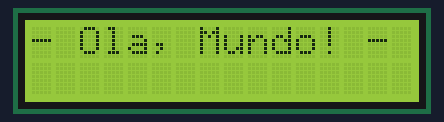
A sketch run on a simulated Arduino Uno, built with avr-gcc and run on an emulated ATmega328P. Parts: 16×2 character LCD.

Above: at 0.1 s.
At 10.1 s:
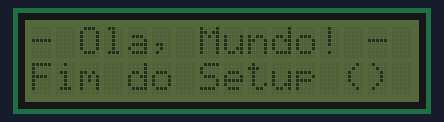
At 14.2 s:
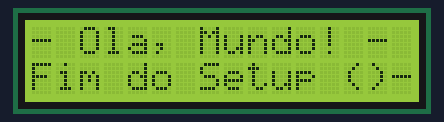

Measured:
- what the display in image 1 shows lasts 2.0 s, from 10.1 s to 12.1 s

The sketch:

baseParaLcd.ino
```cpp
// INCLUSÃO DE BIBLIOTECAS
#include <Wire.h>
#include <LiquidCrystal_I2C.h>

// INSTANCIANDO OBJETOS
LiquidCrystal_I2C lcd(34, 16, 2); // tem um codigo de verificação da porta nessa mesma pasta
                                  // mas geralmente é a porta 0x27

void setup() {
  lcd.init(); // INICIA A COMUNICAÇÃO COM O DISPLAY
  lcd.backlight(); // LIGA A ILUMINAÇÃO DO DISPLAY
  lcd.clear(); // LIMPA O DISPLAY

  lcd.print("- Ola, Mundo! -");
  delay(5000); // DELAY DE 5 SEGUNDOS
  lcd.setCursor(0, 1); // POSICIONA O CURSOR NA PRIMEIRA COLUNA DA LINHA 2
  lcd.print("Fim do Setup ()");
  delay(5000); // DELAY DE 5 SEGUNDOS

  lcd.noBacklight(); // DESLIGA A ILUMINAÇÃO DO DISPLAY
  delay(2000); // DELAY DE 2 SEGUNDOS
  lcd.backlight(); // LIGA A ILUMINAÇÃO DO DISPLAY
  delay(2000); // DELAY DE 2 SEGUNDOS

  lcd.clear(); // LIMPA O DISPLAY
  //lcd.noBacklight(); // DESLIGA A ILUMINAÇÃO DO DISPLAY
}

void loop() {

  //lcd.clear();
  lcd.print("- Ola, Mundo! -");
  lcd.setCursor(0, 1); // POSICIONA O CURSOR NA PRIMEIRA COLUNA DA LINHA 2
  lcd.print("Fim do Setup ()");

}
```
